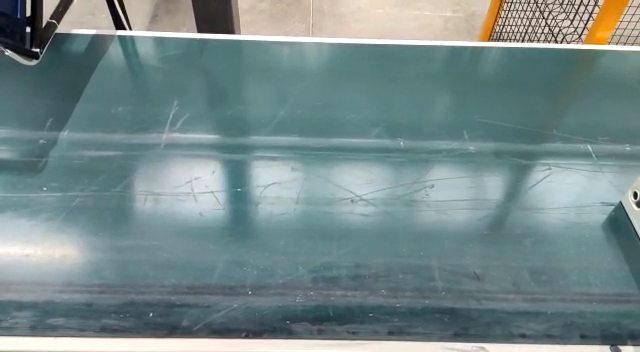
#> input picture frame 94 of src/v_1.mp4, 640 x 352 px, given in place of vid_5.mp4, which was not available
$ python hsv_filter.py   (older library calls are emulated)
#> lines starting #> are read from the running program, lines starting #| are printed output that depends on the picture; after the words box and inside, x2 and y2 are one past the last pixel; in counts of white or black regions, pixels touching at a corner belong together; pictures that were not available may be replaced by others from this repository, and a replacement may not be noted
from __future__ import print_function
import cv2 as cv
import argparse
import imutils
import numpy as np
from imutils import contours
from scipy.spatial import distance as dist

max_value = 255
max_value_H = 360//2
low_H = 0
low_S = 0
low_V = 195
high_H = max_value_H
high_S = max_value
high_V = max_value
window_capture_name = 'Video Capture'
window_detection_name = 'Object Detection'
low_H_name = 'Low H'
low_S_name = 'Low S'
low_V_name = 'Low V'
high_H_name = 'High H'
high_S_name = 'High S'
high_V_name = 'High V'


def midpoint(ptA, ptB):
    return ((ptA[0] + ptB[0]) * 0.5, (ptA[1] + ptB[1]) * 0.5)


def on_low_H_thresh_trackbar(val):
    global low_H
    global high_H
    low_H = val
    low_H = min(high_H-1, low_H)
    cv.setTrackbarPos(low_H_name, window_detection_name, low_H)


def on_high_H_thresh_trackbar(val):
    global low_H
    global high_H
    high_H = val
    high_H = max(high_H, low_H+1)
    cv.setTrackbarPos(high_H_name, window_detection_name, high_H)


def on_low_S_thresh_trackbar(val):
    global low_S
    global high_S
    low_S = val
    low_S = min(high_S-1, low_S)
    cv.setTrackbarPos(low_S_name, window_detection_name, low_S)


def on_high_S_thresh_trackbar(val):
    global low_S
    global high_S
    high_S = val
    high_S = max(high_S, low_S+1)
    cv.setTrackbarPos(high_S_name, window_detection_name, high_S)


def on_low_V_thresh_trackbar(val):
    global low_V
    global high_V
    low_V = val
    low_V = min(high_V-1, low_V)
    cv.setTrackbarPos(low_V_name, window_detection_name, low_V)


def on_high_V_thresh_trackbar(val):
    global low_V
    global high_V
    high_V = val
    high_V = max(high_V, low_V+1)
    cv.setTrackbarPos(high_V_name, window_detection_name, high_V)


parser = argparse.ArgumentParser(
    description='Code for Thresholding Operations using inRange tutorial.')
parser.add_argument(
    '--camera', help='Camera divide number.', default=0, type=int)
parser.add_argument(
    '-w', '--width', type=float, help='Pls, input defualt size of object'
)

args = parser.parse_args()
# cap = cv.VideoCapture(args.camera)
cap = cv.VideoCapture('./src/vid_5.mp4')
frame_count = int(cap.get(cv.CAP_PROP_FRAME_COUNT))
print('Frame count:', frame_count)
cv.namedWindow(window_capture_name)
cv.namedWindow(window_detection_name)

cv.createTrackbar(low_H_name, window_detection_name, low_H,
                  max_value_H, on_low_H_thresh_trackbar)
cv.createTrackbar(high_H_name, window_detection_name, high_H,
                  max_value_H, on_high_H_thresh_trackbar)
cv.createTrackbar(low_S_name, window_detection_name, low_S,
                  max_value, on_low_S_thresh_trackbar)
cv.createTrackbar(high_S_name, window_detection_name, high_S,
                  max_value, on_high_S_thresh_trackbar)
cv.createTrackbar(low_V_name, window_detection_name, low_V,
                  max_value, on_low_V_thresh_trackbar)
cv.createTrackbar(high_V_name, window_detection_name, high_V,
                  max_value, on_high_V_thresh_trackbar)

frame_width, frame_height = (
    int(cap.get(cv.CAP_PROP_FRAME_WIDTH)),
    int(cap.get(cv.CAP_PROP_FRAME_HEIGHT))
)
fps = int(cap.get(cv.CAP_PROP_FPS))

#  Codec for video
fourcc = cv.VideoWriter_fourcc('m', 'p', '4', 'v')
# out = cv.VideoWriter('output.mp4', -1, fps,
#                      (frame_width, frame_height))

while True:

    ret, frame = cap.read()
#> frame is the input picture: shape (352, 640, 3); mean B, G, R 138.6, 138.2, 118.3
    frame = imutils.resize(frame, height=720)
#> frame: shape (720, 1309, 3)

    if frame is None:
        break

    frame_HSV = cv.cvtColor(frame, cv.COLOR_BGR2HSV)
#> frame_HSV: shape (720, 1309, 3); mean H, S, V 82, 57.3, 143.5
    frame_threshold = cv.inRange(
        frame_HSV, (low_H, low_S, low_V), (high_H, high_S, high_V))
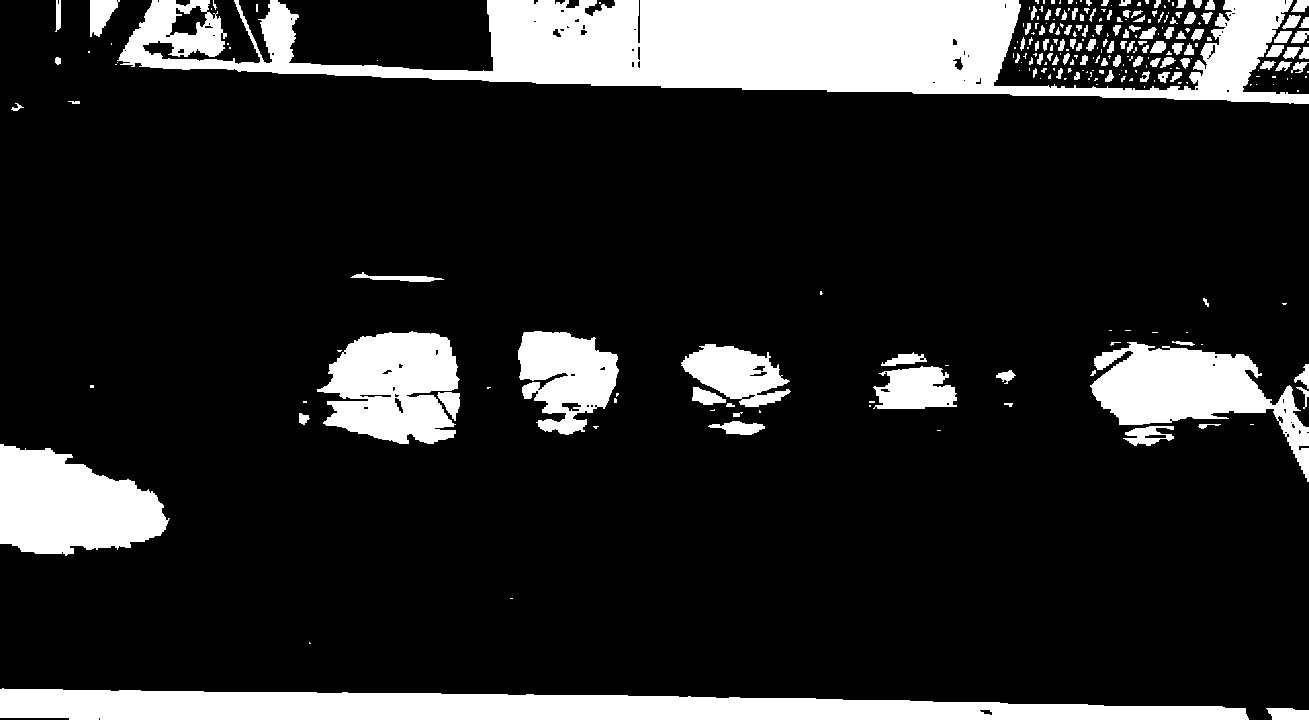
#> frame_threshold: shape (720, 1309); 16.2% white; 262 white regions (143 under 20 px)

    frame_contours, hierarchy = cv.findContours(
        frame_threshold.copy(), cv.RETR_EXTERNAL, cv.CHAIN_APPROX_NONE)
#> frame_contours = 262 contours, 167 with area under 20; largest, box (x1, y1, x2, y2) and area: (117, 0, 1309, 104) 61879, (0, 688, 1249, 720) 27424, (0, 444, 170, 556) 12954, (1090, 342, 1309, 482) 11872, (317, 331, 460, 444) 11414

    try:
        (frame_contours, _) = contours.sort_contours(frame_contours)
        pixelsPerMetric = None
    except Exception as e:
        e

    for cnt in frame_contours:
        if cv.contourArea(cnt) < 100:
            continue

        rect = cv.minAreaRect(cnt)
        # print(rect)
        box = cv.boxPoints(
            rect) if imutils.is_cv2() else cv.boxPoints(rect)
        box = np.int0(box)
        area = int(rect[1][0]*rect[1][1])
        # print(area)

        if area > 200000:
            # print(area)
            cv.drawContours(frame, [box], 0, (0, 0, 0), 3, 0)
        # Alt draw

        # box = np.array(box, dtype="int")

        # box = perspective.order_points(box)
        # cv.drawContours(frame, [box.astype('int')], -1, (0, 255, 0), 2)

        # loop over the original points and draw them
            for (x, y) in box:
                cv.circle(frame, (int(x), int(y)), 5, (0, 0, 255), -1)

            # unpack the ordered bounding box, then compute the midpoint
            # between the top-left and top-right coordinates, followed by
            # the midpoint between bottom-left and bottom-right coordinates
            (tl, tr, br, bl) = box
            (tltrX, tltrY) = midpoint(tl, tr)
            (blbrX, blbrY) = midpoint(bl, br)

            # compute the midpoint between the top-left and top-right points,
            # followed by the midpoint between the top-righ and bottom-right
            (tlblX, tlblY) = midpoint(tl, bl)
            (trbrX, trbrY) = midpoint(tr, br)

            # draw the midpoints on the image
            cv.circle(frame, (int(tltrX), int(tltrY)), 5, (255, 0, 0), -1)
            cv.circle(frame, (int(blbrX), int(blbrY)), 5, (255, 0, 0), -1)
            cv.circle(frame, (int(tlblX), int(tlblY)), 5, (255, 0, 0), -1)
            cv.circle(frame, (int(trbrX), int(trbrY)), 5, (255, 0, 0), -1)

            # draw lines between the midpoints
            cv.line(frame, (int(tltrX), int(tltrY)), (int(blbrX), int(blbrY)),
                    (0, 0, 0), 2)
            cv.line(frame, (int(tlblX), int(tlblY)), (int(trbrX), int(trbrY)),
                    (0, 0, 0), 2)

            # compute the Euclidean distance between the midpoints
            dA = dist.euclidean((tltrX, tltrY), (blbrX, blbrY))
            dB = dist.euclidean((tlblX, tlblY), (trbrX, trbrY))

            # if the pixels per metric has not been initialized, then
            # compute it as the ratio of pixels to supplied metric
            # (in this case, inches)
            if pixelsPerMetric is None:
                pixelsPerMetric = dB
                pixelsPerMetric = dA

            # compute the size of the object
            dimA = dA
            dimB = dB

            # draw the object sizes on the image
            cv.putText(frame, "{:.1f}cm".format(dimA / 3.0),
                       (int(tltrX), int(tltrY + 50)), cv.FONT_HERSHEY_SIMPLEX,
                       0.65, (0, 0, 0), 2)
            # print(dimA)
            cv.putText(frame, "{:.1f}cm".format(dimB / 3.0),
                       (int(trbrX - 50), int(trbrY)), cv.FONT_HERSHEY_SIMPLEX,
                       0.65, (0, 0, 0), 2)

            height = dimA / 13.0
            lenght = dimB / 13.0
#> this loop made 262 passes
#> cnt on passes 7, 10, 11: [[88, 51], [88, 52], [89, 52], [89, 51]], [[111, 43], [111, 44]], [[115, 64], [116, 64]]

    cv.imshow(window_capture_name, frame)
    # out.write(frame)
    cv.imshow(window_detection_name, frame_threshold)

    key = cv.waitKey(30)
#> (key q is pressed here)
    if key == ord('q') or key == 27:
        break

cap.release()
# out.release()
cv.destroyAllWindows()

$ run again, starting later in the video
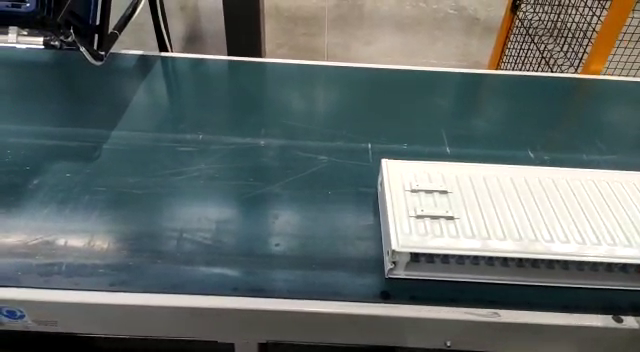
#> input picture frame 423 of src/v_1.mp4, 640 x 352 px, given in place of vid_5.mp4, which was not available
#> frame is the input picture: shape (352, 640, 3); mean B, G, R 106.1, 107.3, 97.9
#> frame: shape (720, 1309, 3)
#> frame_HSV: shape (720, 1309, 3); mean H, S, V 64.2, 67, 113.9
#> `frame_threshold = cv.inRange( frame_HSV, (low_H, low_S, low_V), (high_..`:
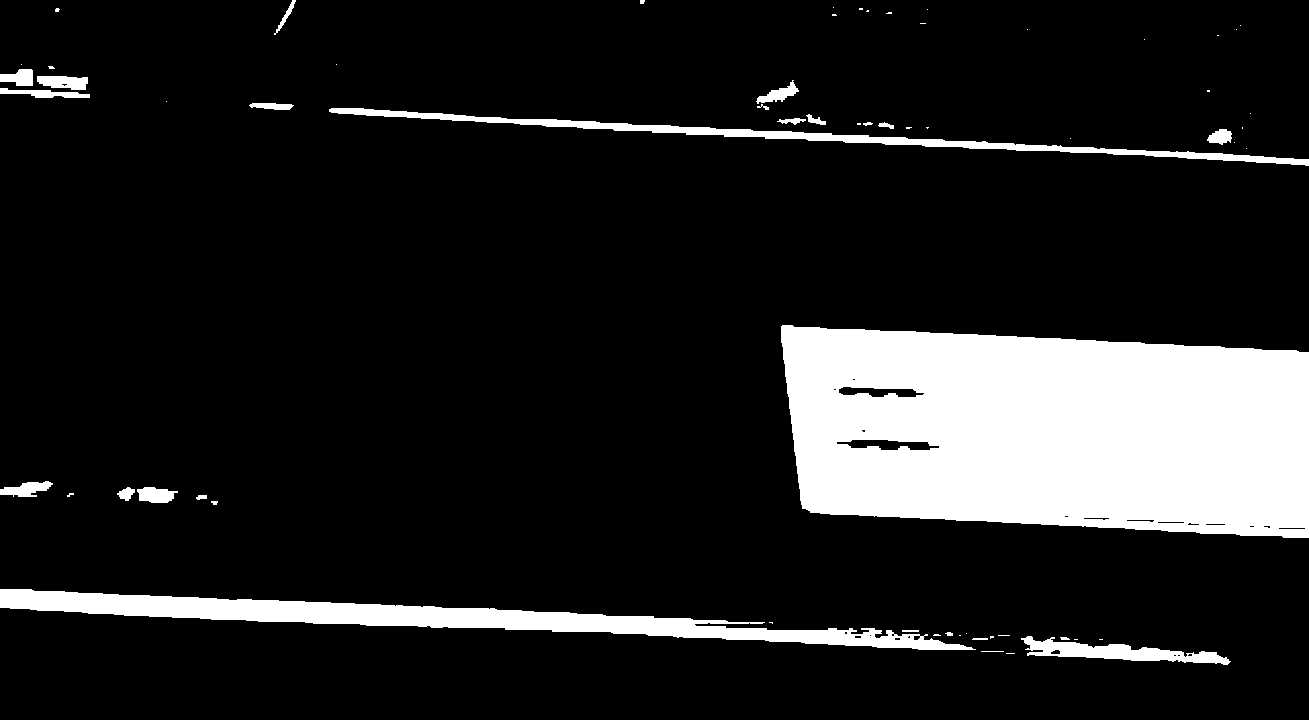
#> frame_threshold: shape (720, 1309); 13.4% white; 63 white regions (37 under 20 px)
#> frame_contours = 63 contours, 45 with area under 20; largest, box (x1, y1, x2, y2) and area: (781, 325, 1309, 538) 95980, (0, 589, 976, 650) 16524, (329, 108, 1309, 166) 5414, (1021, 636, 1231, 665) 2282, (37, 76, 88, 90) 503
#> the loop `for cnt in frame_contours:` made 63 passes
#> cnt on passes 5, 12, 18, 27, 37, 38, 41, 42: [[21, 64]], [[166, 101]], [[336, 64]], [[833, 7]], [[926, 127], [927, 128], [928, 127], [927, 127]], [[927, 9]], [[959, 635], [960, 635]], [[966, 633]]

$ run again, starting later in the video
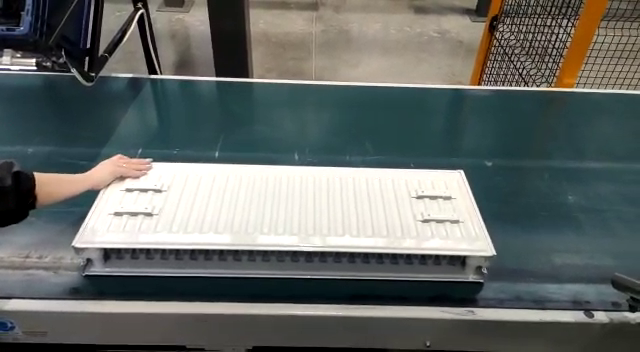
#> input picture frame 752 of src/v_1.mp4, 640 x 352 px, given in place of vid_5.mp4, which was not available
#> frame is the input picture: shape (352, 640, 3); mean B, G, R 103.5, 106.4, 101.4
#> frame: shape (720, 1309, 3)
#> frame_HSV: shape (720, 1309, 3); mean H, S, V 59.2, 62.5, 112.3
#> `frame_threshold = cv.inRange( frame_HSV, (low_H, low_S, low_V), (high_..`:
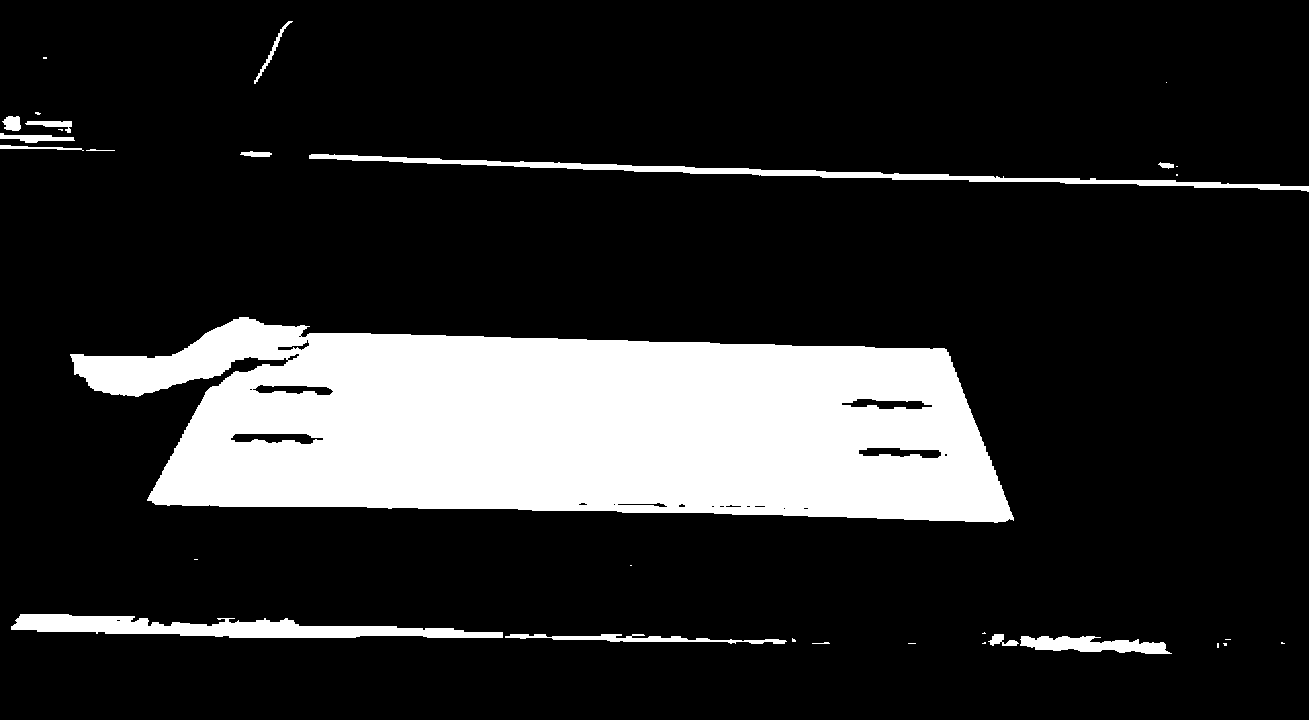
#> frame_threshold: shape (720, 1309); 16.5% white; 31 white regions (16 under 20 px)
#> frame_contours = 31 contours, 18 with area under 20; largest, box (x1, y1, x2, y2) and area: (70, 317, 1014, 523) 140590, (11, 614, 503, 638) 5772, (309, 154, 1309, 192) 4286, (1020, 636, 1172, 654) 1538, (505, 634, 787, 644) 824
#> the loop `for cnt in frame_contours:` made 31 passes
#> (rect, box, area) on passes 1 to 4: (((41.5, 147.4), (3.24, 83.1), -88.6), [[82, 150], [0, 147], [0, 144], [83, 146]], 269), (((36.92, 138.5), (8.08, 74.23), -87.61), [[73, 144], [0, 140], [0, 132], [74, 135]], 599), (((11, 123), (14, 18), -90), [[20, 130], [2, 130], [2, 116], [20, 116]], 252), (((256.6, 627.5), (20.06, 491.1), -88.95), [[501, 641], [10, 633], [11, 612], [502, 621]], 9849)
